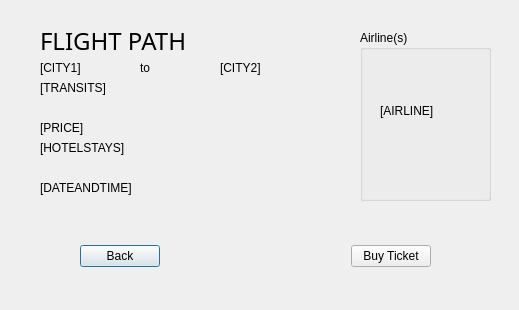
<?xml version="1.0" encoding="UTF-8"?>
<ui version="4.0">
 <class>MyQuery</class>
 <widget class="QDialog" name="MyQuery">
  <property name="geometry">
   <rect>
    <x>0</x>
    <y>0</y>
    <width>519</width>
    <height>310</height>
   </rect>
  </property>
  <property name="windowTitle">
   <string>MyQuery</string>
  </property>
  <widget class="QLabel" name="CITY1">
   <property name="geometry">
    <rect>
     <x>40</x>
     <y>60</y>
     <width>71</width>
     <height>16</height>
    </rect>
   </property>
   <property name="text">
    <string>[CITY1]</string>
   </property>
  </widget>
  <widget class="QLabel" name="fixed_to">
   <property name="geometry">
    <rect>
     <x>140</x>
     <y>60</y>
     <width>16</width>
     <height>16</height>
    </rect>
   </property>
   <property name="text">
    <string>to</string>
   </property>
  </widget>
  <widget class="QLabel" name="TRANSITS">
   <property name="geometry">
    <rect>
     <x>40</x>
     <y>80</y>
     <width>341</width>
     <height>16</height>
    </rect>
   </property>
   <property name="text">
    <string>[TRANSITS]</string>
   </property>
  </widget>
  <widget class="QLabel" name="DATEANDTIME">
   <property name="geometry">
    <rect>
     <x>40</x>
     <y>180</y>
     <width>301</width>
     <height>16</height>
    </rect>
   </property>
   <property name="text">
    <string>[DATEANDTIME]</string>
   </property>
  </widget>
  <widget class="QLabel" name="fixed">
   <property name="geometry">
    <rect>
     <x>40</x>
     <y>20</y>
     <width>151</width>
     <height>41</height>
    </rect>
   </property>
   <property name="font">
    <font>
     <family>Raleway Black</family>
     <pointsize>18</pointsize>
    </font>
   </property>
   <property name="text">
    <string>FLIGHT PATH</string>
   </property>
  </widget>
  <widget class="QLabel" name="CITY2">
   <property name="geometry">
    <rect>
     <x>220</x>
     <y>60</y>
     <width>101</width>
     <height>16</height>
    </rect>
   </property>
   <property name="text">
    <string>[CITY2]</string>
   </property>
  </widget>
  <widget class="QLabel" name="PRICE">
   <property name="geometry">
    <rect>
     <x>40</x>
     <y>120</y>
     <width>241</width>
     <height>16</height>
    </rect>
   </property>
   <property name="text">
    <string>[PRICE]</string>
   </property>
  </widget>
  <widget class="QLabel" name="HOTELSTAYS">
   <property name="geometry">
    <rect>
     <x>40</x>
     <y>140</y>
     <width>91</width>
     <height>16</height>
    </rect>
   </property>
   <property name="text">
    <string>[HOTELSTAYS]</string>
   </property>
  </widget>
  <widget class="QWidget" name="layoutWidget">
   <property name="geometry">
    <rect>
     <x>80</x>
     <y>240</y>
     <width>351</width>
     <height>33</height>
    </rect>
   </property>
   <layout class="QHBoxLayout">
    <property name="spacing">
     <number>6</number>
    </property>
    <property name="leftMargin">
     <number>0</number>
    </property>
    <property name="topMargin">
     <number>0</number>
    </property>
    <property name="rightMargin">
     <number>0</number>
    </property>
    <property name="bottomMargin">
     <number>0</number>
    </property>
    <item>
     <widget class="QPushButton" name="backButton">
      <property name="text">
       <string>Back</string>
      </property>
     </widget>
    </item>
    <item>
     <spacer>
      <property name="orientation">
       <enum>Qt::Horizontal</enum>
      </property>
      <property name="sizeHint" stdset="0">
       <size>
        <width>131</width>
        <height>31</height>
       </size>
      </property>
     </spacer>
    </item>
    <item>
     <widget class="QPushButton" name="buyTicketButton">
      <property name="text">
       <string>Buy Ticket</string>
      </property>
     </widget>
    </item>
   </layout>
  </widget>
  <widget class="QGroupBox" name="groupBox">
   <property name="geometry">
    <rect>
     <x>360</x>
     <y>30</y>
     <width>131</width>
     <height>171</height>
    </rect>
   </property>
   <property name="title">
    <string>Airline(s)</string>
   </property>
   <widget class="QLabel" name="AIRLINE">
    <property name="geometry">
     <rect>
      <x>20</x>
      <y>10</y>
      <width>81</width>
      <height>141</height>
     </rect>
    </property>
    <property name="text">
     <string>[AIRLINE]</string>
    </property>
   </widget>
  </widget>
 </widget>
 <layoutdefault spacing="6" margin="11"/>
 <resources/>
 <connections>
  <connection>
   <sender>backButton</sender>
   <signal>clicked()</signal>
   <receiver>MyQuery</receiver>
   <slot>reject()</slot>
   <hints>
    <hint type="sourcelabel">
     <x>98</x>
     <y>236</y>
    </hint>
    <hint type="destinationlabel">
     <x>234</x>
     <y>149</y>
    </hint>
   </hints>
  </connection>
  <connection>
   <sender>buyTicketButton</sender>
   <signal>clicked()</signal>
   <receiver>MyQuery</receiver>
   <slot>accept()</slot>
   <hints>
    <hint type="sourcelabel">
     <x>372</x>
     <y>236</y>
    </hint>
    <hint type="destinationlabel">
     <x>234</x>
     <y>149</y>
    </hint>
   </hints>
  </connection>
 </connections>
</ui>
